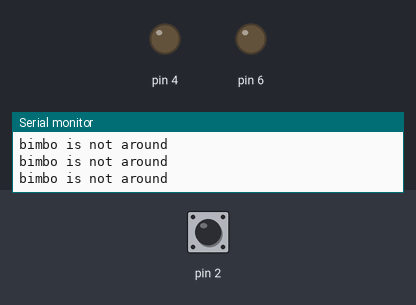
The sketch below on a simulated Arduino Uno, built with avr-gcc and run on an emulated ATmega328P. On the bench: output pins drawn as LEDs (lit = HIGH), the last lines printed to the serial monitor. Dashed ring = blinking. Inputs (shaded band) come from the test bench; at power-on: pin 2 LOW.

Above: at 1.2 s.
1.3 s: pin 2 driven HIGH
At 1.6 s:
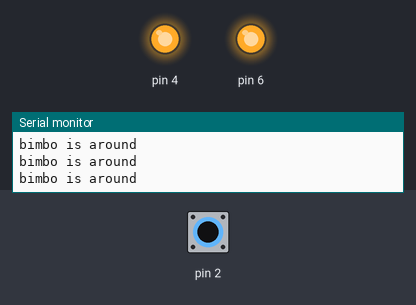
2.8 s: pin 2 driven LOW
At 4.2 s:
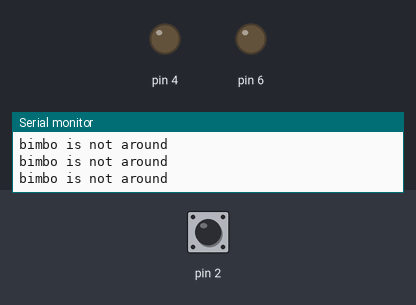
5.8 s: pin 2 pulsed HIGH 2 times (0.12 s each, 0.3 s apart)
At 5.86 s:
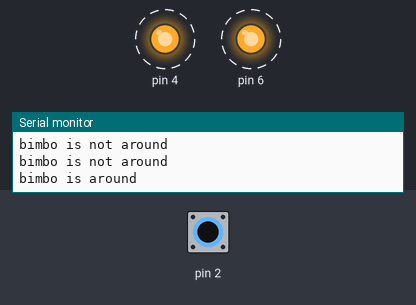
9.4 s: pin 2 pulsed HIGH 5 times (0.12 s each, 0.3 s apart)
At 11.7 s:
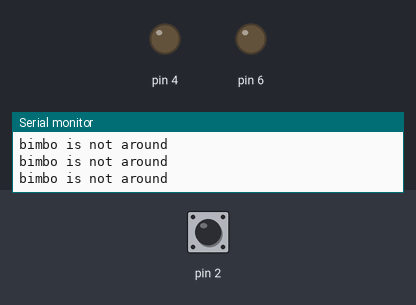
Timing chart, 0 to 13.2 s (numbered marks = the images above; inputs shaded):
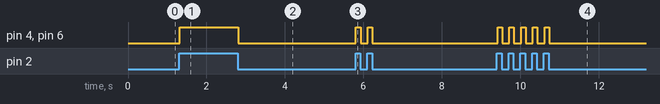

Measured:
- after the input at 1.3 s, pin 4, pin 6: LOW → HIGH at once
- after the input at 2.8 s, pin 4, pin 6: HIGH → LOW at once
- after the input at 5.8 s, pin 4, pin 6: alternates HIGH for 0.12 s and LOW for 0.18 s, 4 changes in all, then stays LOW, starting at once
- after the input at 9.4 s, pin 4, pin 6: alternates HIGH for 0.12 s and LOW for 0.18 s, 10 changes in all, then stays LOW, starting at once

The sketch:

BUZZER_with_PIR.ino
```cpp
void setup() {
  // put your setup code here, to run once:
  pinMode (4, OUTPUT);
  Serial.begin(9600);
  pinMode (2, INPUT);
  pinMode (6, OUTPUT);
}

void loop() {
  // put your main code here, to run repeatedly:
 delay(10);
 if (digitalRead(2)== HIGH)
 {
Serial.println("bimbo is around");
 digitalWrite(4, HIGH);
  digitalWrite(6, HIGH);
 }
else
{
 digitalWrite(4,  LOW);
  digitalWrite(6, LOW);
 Serial.println("bimbo is not around");
 }
 //delay(500);
  //digitalWrite(4, LOW);
}
```
